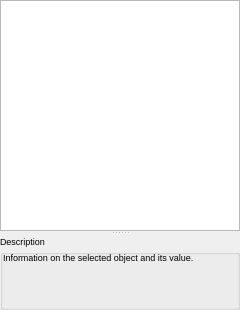
<?xml version="1.0" encoding="UTF-8"?>
<ui version="4.0">
 <class>PropertiesWindow</class>
 <widget class="QDialog" name="PropertiesWindow">
  <property name="windowModality">
   <enum>Qt::ApplicationModal</enum>
  </property>
  <property name="geometry">
   <rect>
    <x>0</x>
    <y>0</y>
    <width>240</width>
    <height>310</height>
   </rect>
  </property>
  <property name="windowTitle">
   <string>Properties</string>
  </property>
  <property name="autoFillBackground">
   <bool>false</bool>
  </property>
  <property name="sizeGripEnabled">
   <bool>false</bool>
  </property>
  <property name="modal">
   <bool>true</bool>
  </property>
  <layout class="QHBoxLayout" name="horizontalLayout">
   <property name="spacing">
    <number>0</number>
   </property>
   <property name="leftMargin">
    <number>0</number>
   </property>
   <property name="topMargin">
    <number>0</number>
   </property>
   <property name="rightMargin">
    <number>0</number>
   </property>
   <property name="bottomMargin">
    <number>0</number>
   </property>
   <item>
    <widget class="QSplitter" name="splitter">
     <property name="orientation">
      <enum>Qt::Vertical</enum>
     </property>
     <property name="childrenCollapsible">
      <bool>false</bool>
     </property>
     <widget class="QTableView" name="tableView">
      <property name="sizePolicy">
       <sizepolicy hsizetype="Expanding" vsizetype="Expanding">
        <horstretch>0</horstretch>
        <verstretch>1</verstretch>
       </sizepolicy>
      </property>
      <property name="font">
       <font>
        <pointsize>7</pointsize>
       </font>
      </property>
      <property name="sizeAdjustPolicy">
       <enum>QAbstractScrollArea::AdjustToContents</enum>
      </property>
      <property name="editTriggers">
       <set>QAbstractItemView::NoEditTriggers</set>
      </property>
      <property name="showDropIndicator" stdset="0">
       <bool>false</bool>
      </property>
      <property name="dragDropOverwriteMode">
       <bool>false</bool>
      </property>
      <property name="alternatingRowColors">
       <bool>true</bool>
      </property>
      <property name="selectionMode">
       <enum>QAbstractItemView::SingleSelection</enum>
      </property>
      <property name="selectionBehavior">
       <enum>QAbstractItemView::SelectRows</enum>
      </property>
      <property name="horizontalScrollMode">
       <enum>QAbstractItemView::ScrollPerItem</enum>
      </property>
      <property name="showGrid">
       <bool>true</bool>
      </property>
      <property name="wordWrap">
       <bool>false</bool>
      </property>
      <property name="cornerButtonEnabled">
       <bool>false</bool>
      </property>
      <attribute name="horizontalHeaderHighlightSections">
       <bool>false</bool>
      </attribute>
      <attribute name="horizontalHeaderStretchLastSection">
       <bool>true</bool>
      </attribute>
      <attribute name="verticalHeaderVisible">
       <bool>false</bool>
      </attribute>
      <attribute name="verticalHeaderDefaultSectionSize">
       <number>14</number>
      </attribute>
      <attribute name="verticalHeaderHighlightSections">
       <bool>false</bool>
      </attribute>
     </widget>
     <widget class="QGroupBox" name="groupBox">
      <property name="sizePolicy">
       <sizepolicy hsizetype="Preferred" vsizetype="Preferred">
        <horstretch>0</horstretch>
        <verstretch>0</verstretch>
       </sizepolicy>
      </property>
      <property name="minimumSize">
       <size>
        <width>0</width>
        <height>75</height>
       </size>
      </property>
      <property name="font">
       <font>
        <pointsize>7</pointsize>
       </font>
      </property>
      <property name="autoFillBackground">
       <bool>false</bool>
      </property>
      <property name="title">
       <string>Description</string>
      </property>
      <property name="alignment">
       <set>Qt::AlignLeading|Qt::AlignLeft|Qt::AlignTop</set>
      </property>
      <property name="flat">
       <bool>false</bool>
      </property>
      <property name="checkable">
       <bool>false</bool>
      </property>
      <layout class="QHBoxLayout" name="horizontalLayout_2" stretch="0">
       <property name="spacing">
        <number>0</number>
       </property>
       <property name="leftMargin">
        <number>0</number>
       </property>
       <property name="topMargin">
        <number>0</number>
       </property>
       <property name="rightMargin">
        <number>0</number>
       </property>
       <property name="bottomMargin">
        <number>0</number>
       </property>
       <item>
        <widget class="QLabel" name="label">
         <property name="font">
          <font>
           <pointsize>7</pointsize>
          </font>
         </property>
         <property name="text">
          <string>Information on the selected object and its value.</string>
         </property>
         <property name="alignment">
          <set>Qt::AlignLeading|Qt::AlignLeft|Qt::AlignTop</set>
         </property>
         <property name="wordWrap">
          <bool>true</bool>
         </property>
         <property name="margin">
          <number>1</number>
         </property>
         <property name="textInteractionFlags">
          <set>Qt::NoTextInteraction</set>
         </property>
        </widget>
       </item>
      </layout>
     </widget>
    </widget>
   </item>
  </layout>
 </widget>
 <resources/>
 <connections/>
</ui>
